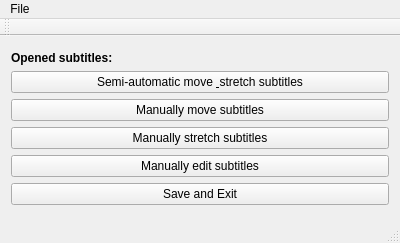
<?xml version="1.0" encoding="UTF-8"?>
<ui version="4.0">
 <class>MainWindow</class>
 <widget class="QMainWindow" name="MainWindow">
  <property name="geometry">
   <rect>
    <x>0</x>
    <y>0</y>
    <width>400</width>
    <height>243</height>
   </rect>
  </property>
  <property name="windowTitle">
   <string>Subtitle Tool</string>
  </property>
  <widget class="QWidget" name="centralWidget">
   <layout class="QGridLayout" name="gridLayout">
    <item row="0" column="0">
     <layout class="QVBoxLayout" name="verticalLayout">
      <item>
       <layout class="QHBoxLayout" name="horizontalLayout">
        <item>
         <widget class="QLabel" name="openedSubtitleLabel">
          <property name="sizePolicy">
           <sizepolicy hsizetype="Minimum" vsizetype="Fixed">
            <horstretch>0</horstretch>
            <verstretch>0</verstretch>
           </sizepolicy>
          </property>
          <property name="minimumSize">
           <size>
            <width>0</width>
            <height>0</height>
           </size>
          </property>
          <property name="font">
           <font>
            <weight>75</weight>
            <bold>true</bold>
           </font>
          </property>
          <property name="text">
           <string>Opened subtitles: </string>
          </property>
         </widget>
        </item>
        <item>
         <widget class="QLabel" name="subPathLabel">
          <property name="sizePolicy">
           <sizepolicy hsizetype="Expanding" vsizetype="Fixed">
            <horstretch>0</horstretch>
            <verstretch>0</verstretch>
           </sizepolicy>
          </property>
          <property name="text">
           <string>&lt;None&gt;</string>
          </property>
         </widget>
        </item>
       </layout>
      </item>
      <item>
       <widget class="QPushButton" name="semiAutoButton">
        <property name="text">
         <string>Semi-automatic move &amp; stretch subtitles</string>
        </property>
       </widget>
      </item>
      <item>
       <widget class="QPushButton" name="manualMoveButton">
        <property name="text">
         <string>Manually move subtitles</string>
        </property>
       </widget>
      </item>
      <item>
       <widget class="QPushButton" name="manualStretchButton">
        <property name="text">
         <string>Manually stretch subtitles</string>
        </property>
       </widget>
      </item>
      <item>
       <widget class="QPushButton" name="manualEditButton">
        <property name="text">
         <string>Manually edit subtitles</string>
        </property>
       </widget>
      </item>
      <item>
       <widget class="QPushButton" name="saveQuitButton">
        <property name="text">
         <string>Save and Exit</string>
        </property>
       </widget>
      </item>
     </layout>
    </item>
   </layout>
  </widget>
  <widget class="QMenuBar" name="menuBar">
   <property name="geometry">
    <rect>
     <x>0</x>
     <y>0</y>
     <width>400</width>
     <height>19</height>
    </rect>
   </property>
   <widget class="QMenu" name="menuFile">
    <property name="title">
     <string>File</string>
    </property>
    <addaction name="actionOpen"/>
    <addaction name="actionSave"/>
    <addaction name="actionSave_As"/>
   </widget>
   <addaction name="menuFile"/>
  </widget>
  <widget class="QToolBar" name="mainToolBar">
   <attribute name="toolBarArea">
    <enum>TopToolBarArea</enum>
   </attribute>
   <attribute name="toolBarBreak">
    <bool>false</bool>
   </attribute>
  </widget>
  <widget class="QStatusBar" name="statusBar"/>
  <action name="actionOpen">
   <property name="text">
    <string>Open</string>
   </property>
  </action>
  <action name="actionSave">
   <property name="text">
    <string>Save</string>
   </property>
  </action>
  <action name="actionSave_As">
   <property name="text">
    <string>Save As</string>
   </property>
  </action>
 </widget>
 <layoutdefault spacing="6" margin="11"/>
 <resources/>
 <connections/>
</ui>
